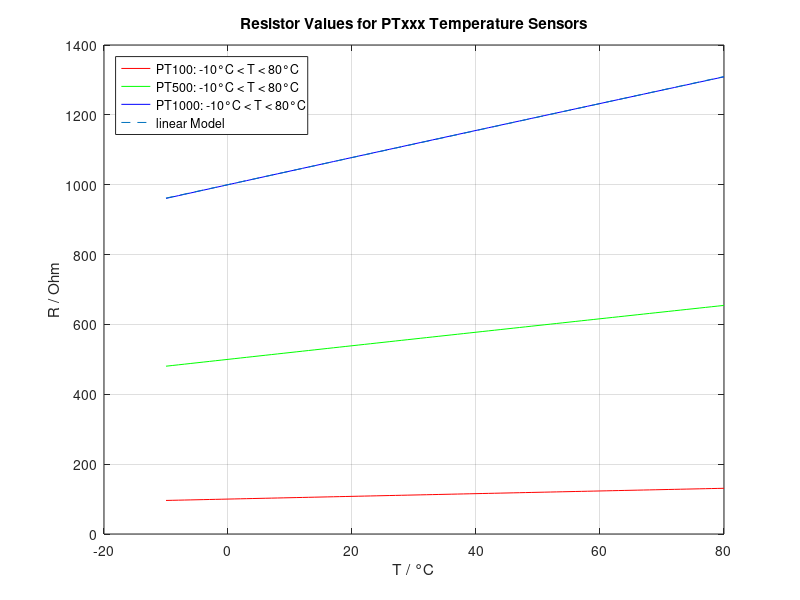
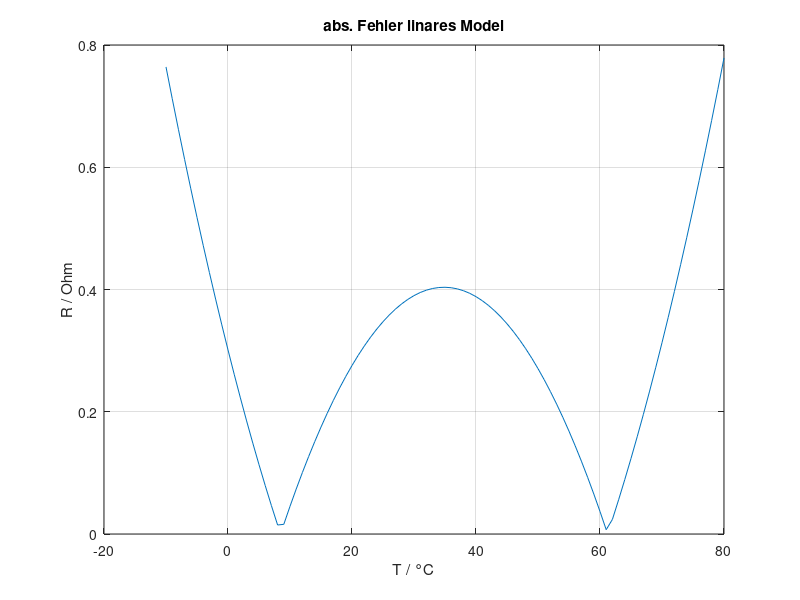
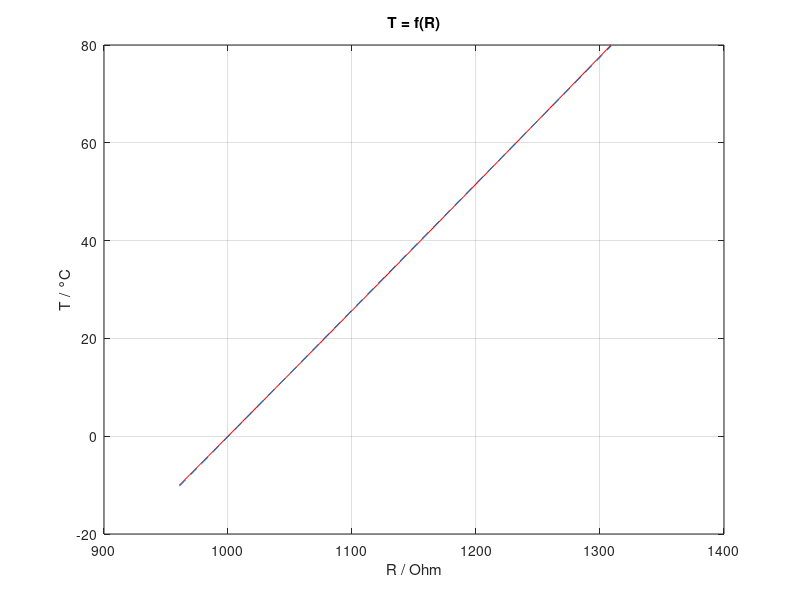
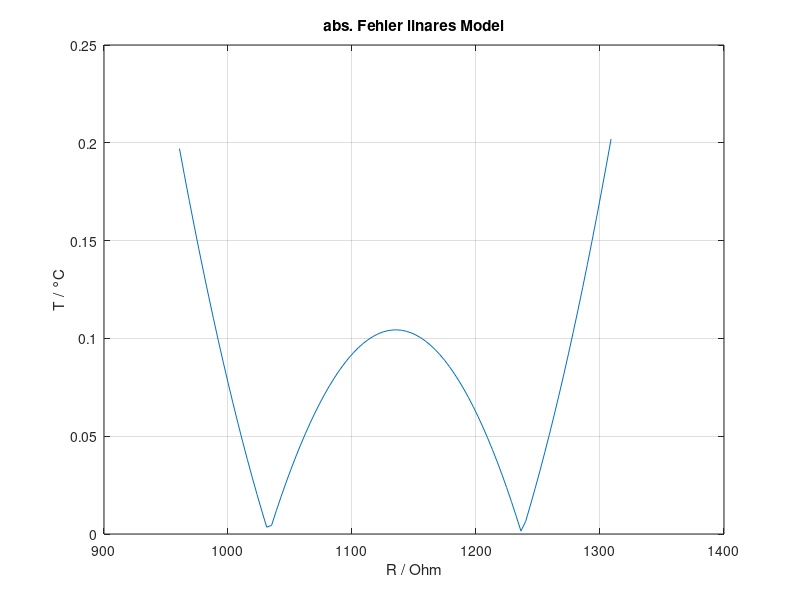

Reproduce these figures in MATLAB, in order.
clc;clear;close;
%% Vergleich Kennlinie für Temperatur Sensoren PT100, PT500 & PT1000

%
% PTxxx Sensoren sind nach DIN EN 60751 genormt. Die Kennlinie lautet
%%
%
% $$
% R_{PTxx}(T) = \left\{\begin{array}{ll} R_0 * \left( 1 + A * T + B * T^2 + C * [T - 100] * T^3 \right), &  -50<T<0°C \\
% R_0 * \left( 1 + A * T + B * T^2 \right), &  0<T<600°C \end{array}\right.
% $$

%%
% Die Werte der Koffizienten lauten (Einheit unbekannt, wurden leider in den
% Quellen auch nicht angegeben)
A = 3.90802 * 1e-3;
B = -5.802 * 1e-7;
C = -4.2735 * 1e-12;

%%
% Die Widerstandswerten in Ohm bei 0°C lauten
R0_100  = 100;
R0_500  = 500;
R0_1000 = 1000;

%% Berechnung der Kennlinien für Sensoren PTxxx
% Laufvariable (X-Achse): Temperatur der beiden Definitionsbereiche in der
% Einheit °C in 1° Schritten. Betrachtet wird ein technisch sinnvoller Bereich 
% aus der Gebaudetechnik. 
t1 = -10 : 1 : 0;
t2 = 0 : 1 : 80;
%%
% Definition eines Funktionshandler [t = Laufvariable Temperatur] und Berechnung
% der Kennlinien
f1 = @(R0, A, B, C, t) (R0 * (1 + A .* t + B .* t.^2 + C .* [t - 100] .* t.^3 ));
f2 = @(R0, A, B, C, t) (R0 * (1 + A * t + B * t.^2));

R_100_1 = f1(R0_100, A, B, C, t1);
R_100_2 = f2(R0_100, A, B, C, t2);

R_500_1 = f1(R0_500, A, B, C, t1);
R_500_2 = f2(R0_500, A, B, C, t2);

R_1000_1 = f1(R0_1000, A, B, C, t1);
R_1000_2 = f2(R0_1000, A, B, C, t2);

linKoef = polyfit( [t1, t2], [R_1000_1, R_1000_2], 1 );
lin = [t1, t2] * linKoef(1) + linKoef(2);
slope   = linKoef(1)
offsett = linKoef(2)

%% Darstellung der Ergebnisse
% Ein lineares Model der PT1000 Kennline ist ebenfalls in der Graphik eingezeichnet. Die Linearisierung
% der PT1000 Kennline ist erstaunlich deckungsgleich.
figure()
plot([t1, t2], [R_100_1, R_100_2], 'r')
hold on
plot([t1, t2], [R_500_1, R_500_2], 'g')
plot([t1, t2], [R_1000_1, R_1000_2], 'b')
plot([t1, t2], lin, '--')
grid on;
hold off;

title(['Resistor Values for PTxxx Temperature Sensors'])
xlabel('T / °C')
ylabel('R / Ohm')
l1 = sprintf('PT100: %d°C < T < %d°C', min(t1), max(t2));
l2 = sprintf('PT500: %d°C < T < %d°C', min(t1), max(t2));
l3 = sprintf('PT1000: %d°C < T < %d°C', min(t1), max(t2));
legend( l1,l2,l3,'linear Model', 'Location', 'NorthWest')


%% Fehlerbetrachtung des liniearen PT1000 Models
errAbs = [R_1000_1, R_1000_2]-lin;
sprintf('Der maximale, absolute Fehler betraegt nur %d Ohm', max(abs(errAbs)))

figure()
plot([t1, t2], abs(errAbs));
grid on;
title(['abs. Fehler linares Model'])
xlabel('T / °C')
ylabel('R / Ohm')

%% Praxis
%% 
% Fuer die Temperaturmessung in der Praxis, mit Hilfe eines geeigneten 
% IC zur Auswertung (z.B ADS124 der Firma Texas Instruments) und Microcontroller
% ist eine Wandlung der gemessenen Spannung (indirekte Messung des elektrischen 
% Widerstandes des PT1000 ) in Temperatur notwendig. Es gilt also die Beziehung
% T = f(R). Dementsprechend muessen X und Y Achse getauscht werden.
% 
linKoef = polyfit( [R_1000_1, R_1000_2], [t1, t2], 1 );
lin = [R_1000_1, R_1000_2] * linKoef(1) + linKoef(2);
slope   = linKoef(1)
offsett = linKoef(2)

figure()
plot([R_1000_1, R_1000_2], [t1, t2], 'r');
hold on;
plot([R_1000_1, R_1000_2], lin, '--');
grid on;
hold off;
xlabel('R / Ohm')
ylabel('T / °C')
title(['T = f(R)'])

%%
% Auch hier entsteht ein Fehler aufgrund der Linearisierung.
errAbs = [t1, t2]-lin;
sprintf('Dieser betraegt maximal %d °C', max(abs(errAbs)))
 
figure()
plot([R_1000_1, R_1000_2], abs(errAbs));
grid on;
title(['abs. Fehler linares Model'])
xlabel('R / Ohm')
ylabel('T / °C')

%% PT1000 Nachbildung mit Widerstands Netzwerk
% Es gibt die Ueberlegung einen PTxxx Sensor durch einen "inteligenten, elektronischen
% Widerstand" nachzubilden. Dieser koennte, mit einer kommunikations Schnittstelle versehen,
% an eine Bestehende Gebaeudetechnik Installation angebracht werden um so z.B.
% in die Brenner Regelung einzugreifen (Der Steuerung simulieren die Boilertemp.
% wäre bei 60°C und sie müsse nix tun, dabei ist die tatsächliche Temperatur viel
% niedriger und der z.B. Sonnenkollektor oder die Wärmepumpe füttern den Puffer)
%
% Die fuer die Gebauedetechnik relevanten Temperaturen sind 0°C bis 100°C was
% bei Verwendung eines PT1000 die Widerstandswerte von ca. 1000 Ohm ... 1500 Ohm
% entspricht. Ein Digital Poti (zB. MCP41HV51) wird allerdings Angeboten in  den
% Abstufungen 5k, 10k, 50k, 100k. es bedarf also eines weiterne, parallelen
% Widerstandsnetzwerk.
Rv = 1e3;     % Vorwiderstand
R11 = 5e3;    % Parallelwiderstand
R12 = 1e3;    % Parallelwiderstand
Rp = 0:1:5e3; % Laufvariable Digital Poti

%%
% Notiz: Zu unterscheiden wäre noch die Auswertung der temperaturabhängigen Spannung.
% Wird diese tatsächlich mittels konst. Messtrom durch einen Widerstand (PTxxx)
% realisiert mit Sicherheitsüberwacheung, dass wirklich Strom fliesst, oder handelt es sich
% lediglich um einen triviale Spannungsmessung. Bei letzterem Ansatz kann die aufwendige
% PTxxx Nachbildung entfallen und einfach nur ein Digital to Analog Converter (DAC)
% zum Einsatz kommen.

%%
% $$R_{PT} = R_V + \left( \frac{1}{R_1} + \frac{1}{R_p} \right)^1 $$
% $$R_{PT} = R_V + \left( \frac{1}{\frac{1}{R_1} + \frac{1}{R_p}} \right) $$

Rg1 = Rv + (R11.*Rp./(R11+Rp));
Rg2 = Rv + (R12.*Rp./(R12+Rp));
figure()
plot(Rp, Rg1)
hold on
plot(Rp, Rg2)
title(['Nachbildung PTxxx Temp.-Sensors mittels digital Poti und Vorwiderstand'])
ylabel('Rg / Ohm')
xlabel('R Poti / Ohm')
legend(
['R1 = ' num2str(R11) ' Ohm'],
['R1 = ' num2str(R12) ' Ohm'],
'Location', 'NorthWest')

%% Quelle
% https://m.reissmann.com/fileadmin/templates/_media/produkte/pdf/st_pt_100_de.pdf
% https://temperatur-profis.de/temperaturfuehler/pt100-oder-pt1000/
%%
%
% Empfohlener Messstrom: 1mA PT100 / 0,5mA PT500 / 0,3mA PT1000
% (Eigenerwärmung muss berücksichtigt werden)

% f2 = @(Rv, R1, x) (Rv + (R1 ./ (R1./x + 1)));
% f1 = @(Rv, R1, x) (Rv + (R1*x ./ (R1+x)));

%%
% SmartCube 360 GmbH Lukas Bartels 2024
